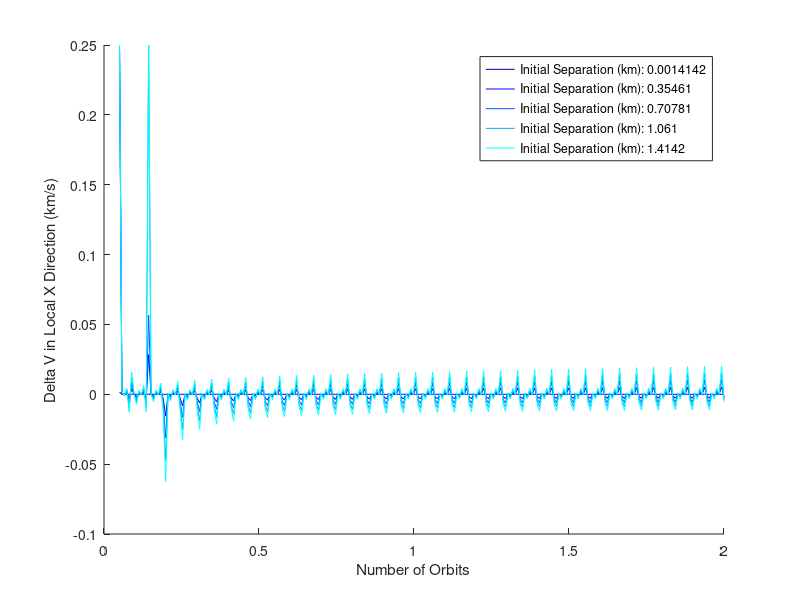
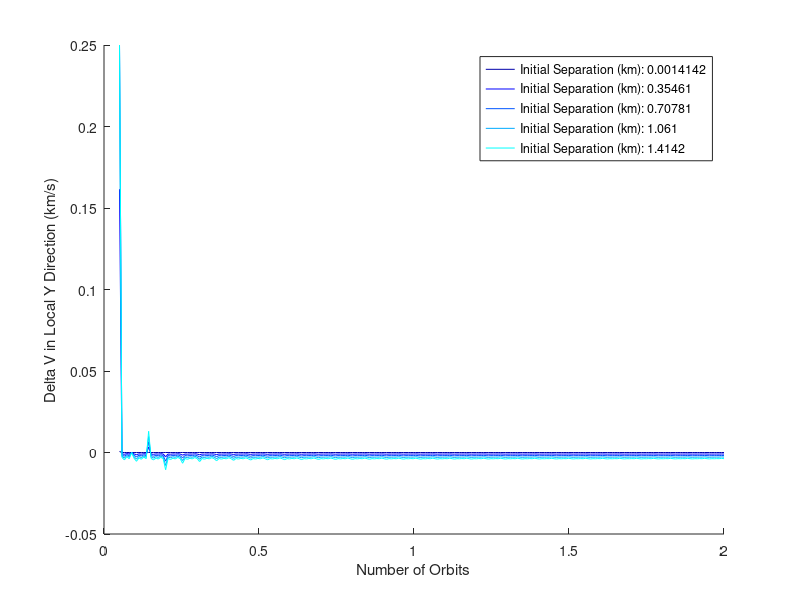
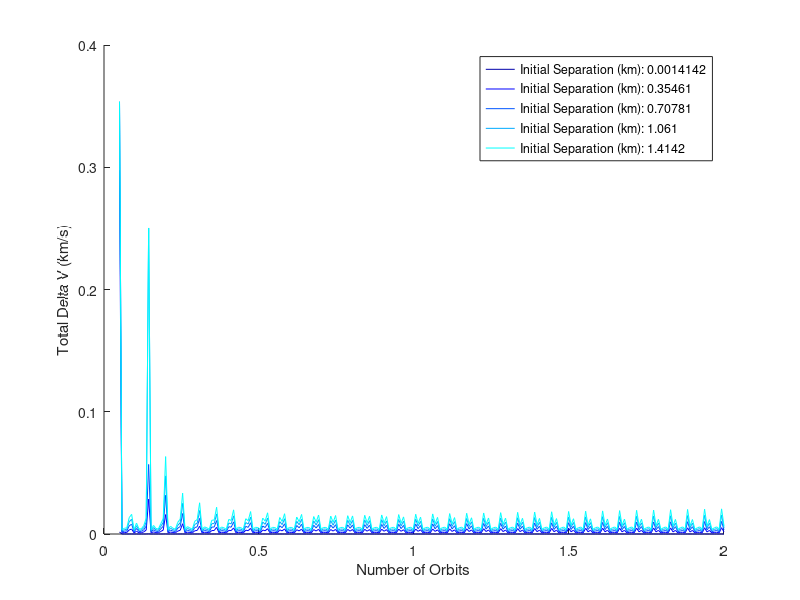

These figures' MATLAB source, in order:
%=======================Rascal Senior Design===============================
%============================RCL-C-NAV1====================================
%=======================Author: Tom Moline=================================
%=====================Approval: Nate Richard===============================
%=====================Revision: 1 =========================================
%===============Last Edit Date: October 13, 2013===========================

%============================Summary=======================================
%This script serves as a preliminary method of calculating the delta V
%associated with orbital maneuvers made relative to another satellite,
%specifically, that between Butch (a released satellite) and Sundance (a
%secured satellite).

%============================Inputs========================================
% Rp = Orbital Periapsis Altitude (km)
% Ra = Orbital Apoapsis Altitude (km)
% rstar_ =Inital Location of Chase Satellite Relative to Focal Point(km)
% r_ = Initial Location of Target Satellite Relatvie to Focal Point (km)
%    NOTE: This is assumed to be a 3-D Vector input [x, y]
%
% All variables with star in name are of chase satellite. All others are of
% the target satellite.
%
% All variables with an underscore are vectors


%===========================Outputs========================================
% Total Delta V to go from intial positon to one within 10 m of Sundance

%==========================Begin Code======================================

clear
clc

% Create Delta V Structure

deltaV_total=struct('rstar_',{},'dr_',{},'deltav_x',{},...
    'deltav_y',{},'Rp',{},'Ra',{},'period',{},'n',{},'t',{},'deltav',{},'numorbits',{},'deltav_total',{});

norbits=5;
initialdistance=.15;

Ra=linspace(900+6731,900+6731,norbits);
Rp=linspace(900+6731,900+6731,norbits);
dr_=[linspace(.001,1,norbits);linspace(.001,1,norbits);linspace(0,0,norbits)];
rstar_=[linspace(900+6731,900+6731,norbits);linspace(0,0,norbits);linspace(0,0,norbits)];

% Calculate Orbital Parameters

mu = 398600;
maxorbitnumber=2;
tvalue=linspace(0.1*pi,maxorbitnumber*2*pi,250);

for i=1:length(Ra)
    e=0;
    a = Ra(1,i)/(1+e); %Semi-Major Axis, km
    period_value=2*pi*sqrt(a^3/mu);
    deltaV_total(i).period=period_value;
    deltaV_total(i).dr_=dr_(:,i);
    deltaV_total(i).rstar_=rstar_(:,i);
    deltaV_total(i).n=sqrt(mu/(rstar_(1,i))^3);
    deltaV_total(i).Ra=Ra(i);
    deltaV_total(i).Rp=Rp(i);
end

for j=1:length(Ra)
    for i=1:length(tvalue)
	
	%Calculate Delta V
    
        tvaluetemp(j,i)=(tvalue(1,i)/2*pi)*deltaV_total(j).period;
        numberorbits(j,i)=(tvalue(1,i)/(2*pi));
        s=sin(deltaV_total(j).n*tvaluetemp(j,i)*(180/pi));
        c=cos(deltaV_total(j).n*tvaluetemp(j,i)*(180/pi));

        M=[(4-3*c) 0 0;6*(s-deltaV_total(j).n*tvalue(i)) 1 0;0 0 c];
        N=[s/deltaV_total(j).n (2/deltaV_total(j).n)*(1-c) 0; -(2/deltaV_total(j).n)*(1-c) (4*s-3*deltaV_total(j).n*tvaluetemp(j,i))/deltaV_total(j).n 0; 0 0 s/deltaV_total(j).n];
        S=[3*deltaV_total(j).n*s 0 0; -6*deltaV_total(j).n*(1-c) 0 0; 0 0 -deltaV_total(j).n*s];
        T=[c 2*s 0; -2*s 4*c-3 0; 0 0 c];

        deltavtempfinal=(T/N*M-S)*deltaV_total(:,j).dr_;
        deltavtempinitial=-inv(N)*M*deltaV_total(:,j).dr_-(S-T*inv(N)*M)*deltaV_total(:,j).dr_;
        deltavtemp=deltavtempfinal+deltavtempinitial;
        if deltavtemp(1)>.25
            deltavx(j,i)=.25;
        elseif deltavtemp(1)<-.25
            deltavx(j,i)=-.25;    
        else
            deltavx(j,i)=deltavtempfinal(1);
        end
        
        if deltavtemp(2)>.25
             deltavy(j,i)=.25;
        elseif deltavtemp(2)<-.25
             deltavy(j,i)=-.25;    
        else
             deltavy(j,i)=deltavtemp(2);
        end
    end
    deltaV_total(j).numorbits=numberorbits(j,:);
    deltaV_total(j).t=tvaluetemp(j,:);
    deltaV_total(j).deltav_x=deltavx(j,:);
    deltaV_total(j).deltav_y=deltavy(j,:);
    deltaV_total(j).deltav_total=(deltavx(j,:).^2+deltavy(j,:).^2).^(.5);
end

cc=jet(2*norbits);

figure(1)

hold on
for i=1:norbits
    plot(deltaV_total(i).numorbits,deltaV_total(i).deltav_x,'color',cc(i,:))
    legendinfo{i}=['Initial Separation (km): ' num2str(sqrt(2*dr_(1,i)^2))];
end
legend(legendinfo)
xlabel('Number of Orbits')
ylabel('Delta V in Local X Direction (km/s)')

figure(2)

hold on
for i=1:norbits
    plot(deltaV_total(i).numorbits,deltaV_total(i).deltav_y,'color',cc(i,:))
    legendinfo{i}=['Initial Separation (km): ' num2str(sqrt(2*dr_(1,i)^2))];
end
legend(legendinfo)
xlabel('Number of Orbits')
ylabel('Delta V in Local Y Direction (km/s)')

figure(3)

hold on
for i=1:norbits
    plot(deltaV_total(i).numorbits,deltaV_total(i).deltav_total,'color',cc(i,:))
    legendinfo{i}=['Initial Separation (km): ' num2str(sqrt(2*dr_(1,i)^2))];
end
legend(legendinfo)
xlabel('Number of Orbits')
ylabel('Total Delta V (km/s)')

    
